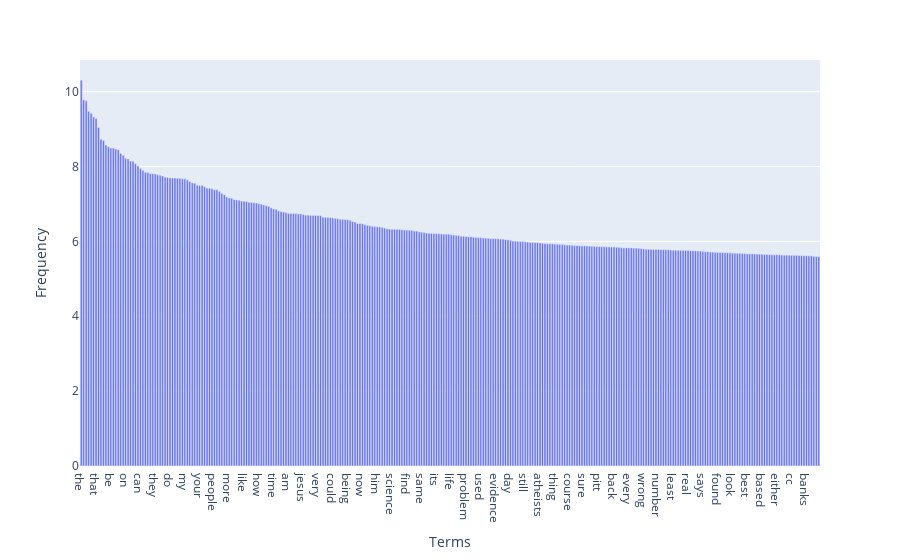

The notebook cell saved with this chart:
### Markdown cell above
### >>> **Exercise 15 (take home):** 
You can copy the code from the previous exercise and change the 'term_frequencies' variable for the 'term_frequencies_log', comment about the differences that you observe and talk about other possible insights that we can get from a log distribution.

### Code cell
# Answer here
df_data = pd.DataFrame({
    'Terms': count_vect.get_feature_names_out(),
    'Frequency': term_frequencies_log
})

df_data = df_data.sort_values(by='Frequency', ascending=False).head(300)

fig = px.bar(
    df_data,
    x='Terms',
    y='Frequency',
)

fig.show()

"""Log transformation eliminates the huge difference between frequent terms and rare terms, making it easier to visualize and analyze the trend or skewness of the data, especially when dealing with long-tail distributions."""

### Figure 1 — Plotly figure (JSON) as saved in the notebook; plotly's stock layout.template omitted (floating-point values rounded to 4 significant figures; data arrays with more than 128 entries replaced by an {"elided": "..."} marker saying what was removed)
{"data": [{"hovertemplate": "Terms=%{x}<br>Frequency=%{y}<extra></extra>", "legendgroup": "", "marker": {"color": "#636efa", "pattern": {"shape": ""}}, "name": "", "orientation": "v", "showlegend": false, "textposition": "auto", "type": "bar", "x": {"elided": "300 str values"}, "xaxis": "x", "y": {"elided": "300 float values"}, "yaxis": "y"}], "layout": {"barmode": "relative", "legend": {"tracegroupgap": 0}, "margin": {"t": 60}, "xaxis": {"anchor": "y", "domain": [0, 1], "title": {"text": "Terms"}}, "yaxis": {"anchor": "x", "domain": [0, 1], "title": {"text": "Frequency"}}}}
